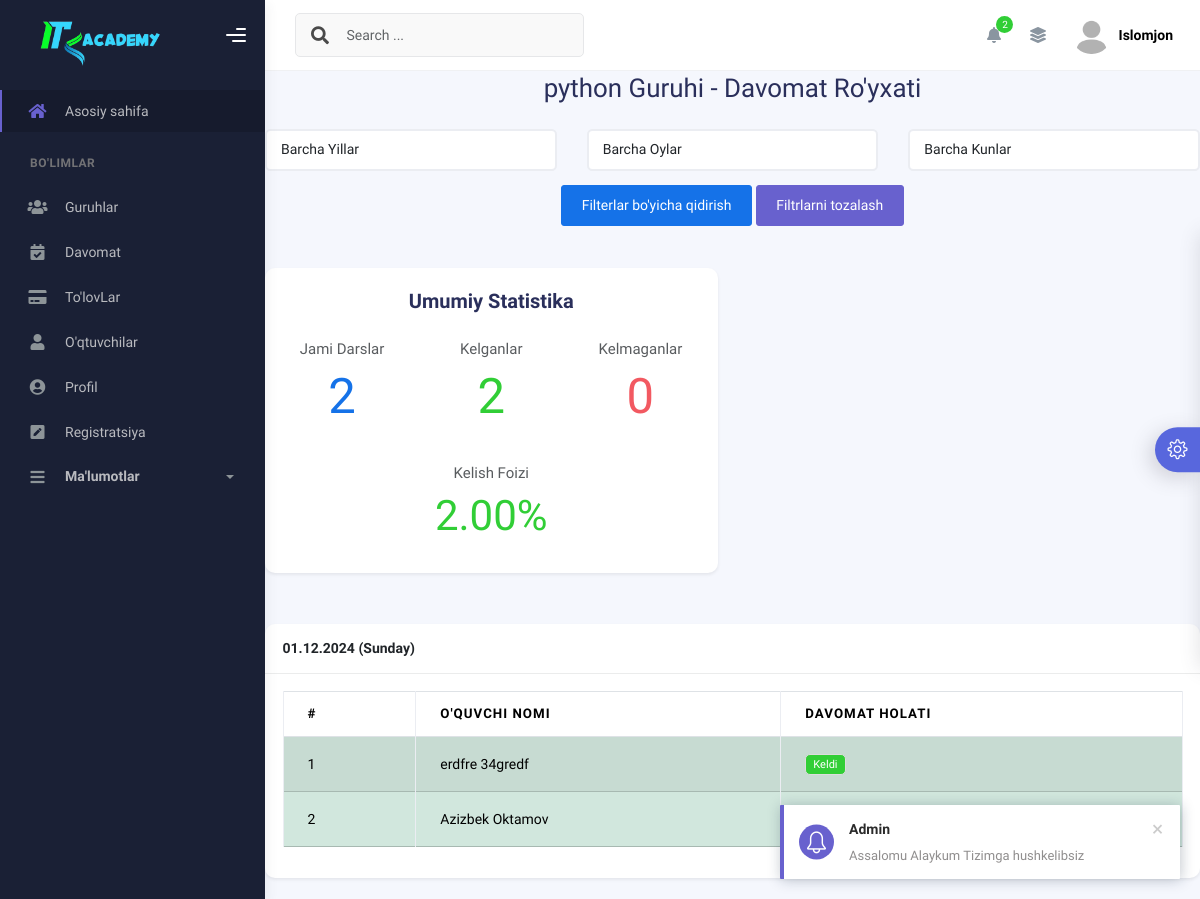
The page /group/3/attendance-list/ (signed in) on the database as committed earlier.
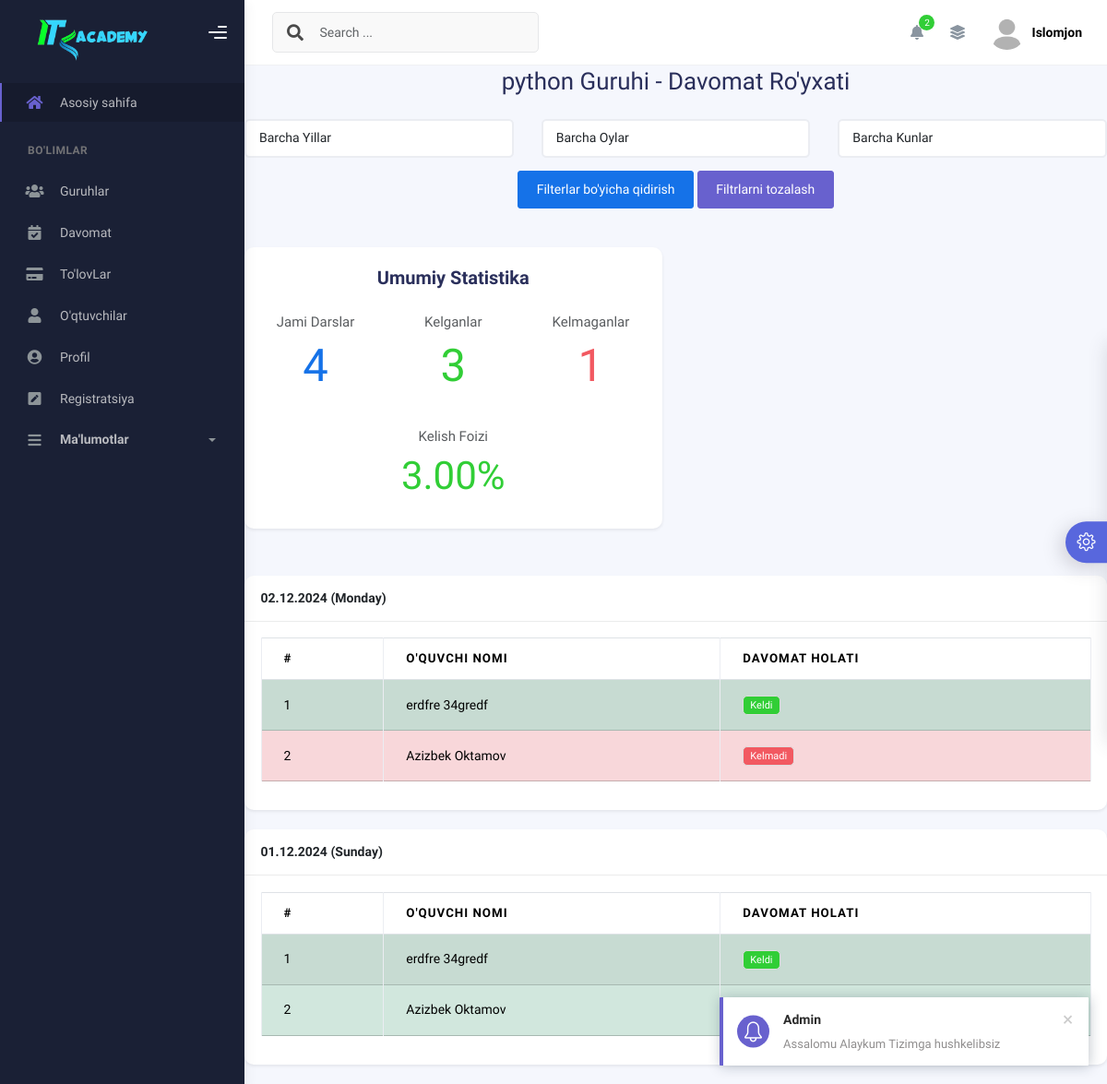
The same page on the database as committed later.
### users/models.py (models this page shows, shortened)
class User(AbstractUser):
    USER_ROLE =(
        ('teacher','teacher'),
        ('admin','admin'),
    )
    image = models.ImageField(upload_to='profile_pics/', blank=True, null=True, default='profile_pics/default.jpg')
    phone_number = models.CharField(max_length=13, blank=True, null=True)
    address = models.CharField(max_length=200, blank=True, null=True)
    jobs = models.CharField(max_length=200, blank=True, null=True)
    user_role = models.CharField(max_length=100,choices=USER_ROLE,default="teacher")

class Group(models.Model):
    name = models.CharField(max_length=100)
    teacher = models.ForeignKey(Teacher, on_delete=models.CASCADE)
    week_days = models.CharField(
        max_length=20,
        choices=WeekDayChoices.choices,
        default=WeekDayChoices.MON_WED_FRI
    )
    monthly_payment = models.IntegerField(default=200000)
    created_at = models.DateTimeField(auto_now_add=True)
    updated_at = models.DateTimeField(auto_now=True)

class Attendance(models.Model):
    group = models.ForeignKey(
        Group,
        on_delete=models.CASCADE,
        related_name='attendances'
    )
    student = models.ForeignKey(
        Student,
        on_delete=models.CASCADE,
        related_name='attendances'
    )
    date = models.DateField(default=timezone.localdate)
    status = models.BooleanField(default=True)
    note = models.TextField(blank=True, null=True)
    created_at = models.DateTimeField(auto_now_add=True)
    updated_at = models.DateTimeField(auto_now=True)
    class Meta:
        unique_together = ['student', 'group', 'date']
        ordering = ['-date']
        verbose_name = 'Attendance'
        verbose_name_plural = 'Attendances'

class Student(models.Model):
    first_name = models.CharField(max_length=100)
    last_name = models.CharField(max_length=100)
    phone = models.CharField(max_length=15,null=True,blank=True)
    phone2 = models.CharField(max_length=15,null=True,blank=True)
    group = models.ForeignKey(Group, on_delete=models.SET_NULL, null=True, blank=True, related_name='students')
    created_at = models.DateTimeField(auto_now_add=True)
    updated_at = models.DateTimeField(auto_now=True)
    @property
    def full_name(self):
        return f"{self.first_name} {self.last_name}"

### users/davomat.py (the view, shortened to what this page needs)
# urls.py: path('group/<int:group_id>/attendance-list/', attendance_list, name='attendance_list'),
@login_required
def attendance_list(request, group_id):
    group = get_object_or_404(Group, id=group_id)
    year = request.GET.get('year')
    month = request.GET.get('month')
    day = request.GET.get('day')  # New filter for day
    start_date = request.GET.get('start_date')
    end_date = request.GET.get('end_date')
    attendances = Attendance.objects.filter(group=group)
    if year:
        try:
            year = int(year)
            attendances = attendances.filter(date__year=year)
        except ValueError:
            pass
    if month:
        try:
            month = int(month)
            attendances = attendances.filter(date__month=month)
        except ValueError:
            pass
    if day:
        try:
            day = int(day)
            attendances = attendances.filter(date__day=day)
        except ValueError:
            pass
    grouped_attendances = {}
    for attendance in attendances.order_by('-date'):
        grouped_attendances.setdefault(attendance.date, []).append(attendance)
    total_attendance_stats = attendances.aggregate(
        total_count=Count('id'),
        present_count=Count('id', filter=Q(status=True)),
        absent_count=Count('id', filter=Q(status=False)),
        present_percentage=ExpressionWrapper(
            Count('id', filter=Q(status=True)) * 100.0 / Count('id'),
            output_field=FloatField()
        )
    )
    available_years = sorted(set(attendances.values_list('date__year', flat=True)))
    available_months = sorted(set(attendances.values_list('date__month', flat=True)))
    available_days = sorted(set(attendances.values_list('date__day', flat=True)))  # Days of attendance
    context = {
        'group': group,
        'grouped_attendances': dict(sorted(grouped_attendances.items(), reverse=True)),
        'attendance_stats': total_attendance_stats,
        'available_years': available_years,
        'available_months': available_months,
        'available_days': available_days,  # Pass available days to template
        'selected_year': year,
        'selected_month': month,
        'selected_day': day,  # Pass the selected day to template
        'start_date': start_date,
        'end_date': end_date,
    }
    return render(request, 'users/attendance_list.html', context)

### users/templates/users/attendance_list.html (shortened to what this page needs)
{% extends 'base.html' %}
{% block content %}
<div class="container">
    <h2 class="text-center mb-4">{{ group.name }} Guruhi - Davomat Ro'yxati</h2>
    <form method="get" class="mb-5">
        <div class="row justify-content-center">
            <div class="col-md-4">
                <select name="year" class="form-control" onchange="this.form.submit()">
                    <option value="">Barcha Yillar</option>
                </select>
            </div>
            <div class="col-md-4">
                <select name="month" class="form-control" onchange="this.form.submit()">
                    <option value="">Barcha Oylar</option>
                </select>
            </div>
            <div class="col-md-4">
                <select name="day" class="form-control" onchange="this.form.submit()">
                    <option value="">Barcha Kunlar</option>
                </select>
            </div>
        </div>
        <div class="row justify-content-center mt-3">
            <div class="col-md-6 text-center">
                <button type="submit" class="btn btn-primary">
                    Filterlar bo'yicha qidirish
                </button>
                <a href="{% url 'attendance_list' group.id %}" class="btn btn-secondary ml-2">
                    Filtrlarni tozalash
                </a>
            </div>
        </div>
    </form>
    <div class="row mb-4">
        <div class="col-md-6">
            <div class="card shadow-sm">
                <div class="card-body">
                    <h5 class="card-title text-center mb-4">Umumiy Statistika</h5>
                    <div class="row">
                        <div class="col-md-4 text-center">
                            <div class="stat-box">
                                <h6 class="text-muted">Jami Darslar</h6>
                                <p class="display-4 text-primary">{{ attendance_stats.total_count }}</p>
                            </div>
                        </div>
                        <div class="col-md-4 text-center">
                            <div class="stat-box">
                                <h6 class="text-muted">Kelganlar</h6>
                                <p class="display-4 text-success">{{ attendance_stats.present_count }}</p>
                            </div>
                        </div>
                        <div class="col-md-4 text-center">
                            <div class="stat-box">
                                <h6 class="text-muted">Kelmaganlar</h6>
                                <p class="display-4 text-danger">{{ attendance_stats.absent_count }}</p>
                            </div>
                        </div>
                    </div>
                    <div class="text-center mt-4">
                        <h6 class="text-muted">Kelish Foizi</h6>
                        {% if attendance_stats.total_count > 0 %}
                            <p class="display-5 text-success">{{ attendance_stats.present_count|floatformat:2 }}%</p>
                        {% else %}
                            <p class="display-5 text-muted">0%</p>
                        {% endif %}
                    </div>
                </div>
            </div>
        </div>
    </div>
    {% if grouped_attendances %}
        {% for date, day_attendances in grouped_attendances.items %}
        <div class="card mb-4 shadow-sm">
            <div class="card-header">
                <strong>{{ date|date:"d.m.Y (l)" }}</strong>
            </div>
            <div class="card-body">
                <table class="table table-striped table-bordered">
                    <thead>
                        <tr>
                            <th>#</th>
                            <th>O'quvchi nomi</th>
                            <th>Davomat holati</th>
                        </tr>
                    </thead>
                    <tbody>
                        {% for attendance in day_attendances %}
                        <tr class="{% if attendance.status %}table-success{% else %}table-danger{% endif %}">
                            <td>{{ forloop.counter }}</td>
                            <td>{{ attendance.student.full_name }}</td>
                            <td>
                                {% if attendance.status %}
                                    <span class="badge bg-success">Keldi</span>
                                {% else %}
                                    <span class="badge bg-danger">Kelmadi</span>
                                {% endif %}
                            </td>
                        </tr>
                        {% endfor %}
                    </tbody>
                </table>
            </div>
        </div>
        {% endfor %}
    {% else %}
    <div class="alert alert-info text-center">
        Ushbu davr uchun davomat yozilmagan.
    </div>
    {% endif %}
</div>
{% endblock %}

### templates/base.html (shortened to what this page needs)
{% load static %}
<!DOCTYPE html>
<html lang="en">
  <head>
    <link rel="stylesheet" href="{% static 'assets/css/register.css' %}">
    <link rel="stylesheet" href="{% static 'assets/css/bootstrap.min.css' %}" />
    <link rel="stylesheet" href="{% static 'assets/css/plugins.min.css' %}" />
    <link rel="stylesheet" href="{% static 'assets/css/kaiadmin.min.css' %}" />
    <link rel="stylesheet" href="{% static 'assets/css/demo.css' %}" />
  </head>
  <body>
    <div class="wrapper">
      <div class="sidebar" data-background-color="dark">
        <div class="sidebar-logo">
          <div class="logo-header" data-background-color="dark">
            <a href="#" class="logo">
              <img
                src="{% static 'assets/img/unco.png' %}"
                alt="navbar brand"
                class="navbar-brand"
                height="150"
              />
            </a>
            <div class="nav-toggle">
              <button class="btn btn-toggle toggle-sidebar">
                <i class="gg-menu-right"></i>
              </button>
            </div>
          </div>
        </div>
        <div class="sidebar-wrapper scrollbar scrollbar-inner">
          <div class="sidebar-content">
            <ul class="nav nav-secondary">
              <li class="nav-item active">
                  <a href="{% url 'dashboard' %}"><i class="fas fa-home"></i> Asosiy sahifa</a>
              </li>
              <li class="nav-section">
                <h4 class="text-section">Bo'limlar</h4>
              </li>
              <li class="nav-item">
                  <a href=" {% url 'group_payment'  %}"><i class="fas fa-users"></i>Guruhlar</a>
              </li>
              <li class="nav-item">
                  <a href="{% url 'attendance_group' %}"><i class="fas fa-calendar-check"></i>  Davomat</a>
              </li>
              <li class="nav-item">
                  <a href="{% url 'group_payments' %}"><i class="fa fa-credit-card"></i>  To'lovLar</a>
              </li>
            <li class="nav-item">
              <a href="{% url 'teacher' %}"><i class="fas fa-user"></i> O'qtuvchilar</a>
          </li>
            <li class="nav-item">
              <a href=""><i class="fas fa-user-circle"></i> Profil</a>
            </li>
            <li class="nav-item">
              <a href="{% url 'register' %}"><i class="fas fa-pen-square"></i> Registratsiya</a>
          </li>
              <li class="nav-item">
                <a data-bs-toggle="collapse" href="#submenu">
                  <i class="fas fa-bars"></i>
                  <p>Ma'lumotlar</p>
                  <span class="caret"></span>
                </a>
              </li>
            </ul>
          </div>
        </div>
      </div>
      <div class="main-panel">
        <div class="main-header">
          <nav
            class="navbar navbar-header navbar-header-transparent navbar-expand-lg border-bottom"
          >
            <div class="container-fluid">
              <nav
                class="navbar navbar-header-left navbar-expand-lg navbar-form nav-search p-0 d-none d-lg-flex"
              >
                <div class="input-group">
                  <div class="input-group-prepend">
                    <button type="submit" class="btn btn-search pe-1">
                      <i class="fa fa-search search-icon"></i>
                    </button>
                  </div>
                  <input
                    type="text"
                    placeholder="Search ..."
                    class="form-control"
                  />
                </div>
              </nav>
              <ul class="navbar-nav topbar-nav ms-md-auto align-items-center">
                <li class="nav-item topbar-icon dropdown hidden-caret">
                  <a
                    class="nav-link dropdown-toggle"
                    href="#"
                    id="notifDropdown"
                    role="button"
                    data-bs-toggle="dropdown"
                    aria-haspopup="true"
                    aria-expanded="false"
                  >
                    <i class="fa fa-bell"></i>
                    <span class="notification">2</span>
                  </a>
                </li>
                <li class="nav-item topbar-icon dropdown hidden-caret">
                  <a
                    class="nav-link"
                    data-bs-toggle="dropdown"
                    href="#"
                    aria-expanded="false"
                  >
                    <i class="fas fa-layer-group"></i>
                  </a>
                </li>
                <li class="nav-item topbar-user dropdown hidden-caret">
                  <a
                    class="dropdown-toggle profile-pic"
                    data-bs-toggle="dropdown"
                    href="#"
                    aria-expanded="false"
                  >
                    <div class="avatar-sm">
                      <img
                        src="{{user.image.url}}"
                        alt="..."
                        class="avatar-img rounded-circle"
                      />
                    </div>
                    <span class="profile-username">
                      <span class="fw-bold">{{user.first_name}}</span>
                    </span>
                  </a>
                </li>
              </ul>
            </div>
          </nav>
        </div>
        {% block content %}
        {% endblock content %}
      </div>
      <div class="custom-template">
        <div class="custom-toggle">
          <i class="icon-settings"></i>
        </div>
      </div>
    </div>
  </body>
</html>

### static/assets/css/register.css (style rules this page uses)
.btn-primary { background-color: #4a90e2; color: white; padding: 14px 20px; border: none; border-radius: 6px; font-size: 16px; font-weight: 600; cursor: pointer; transition: background-color 0.3s ease; }

### static/assets/css/demo.css (style rules this page uses)
.custom-template { position: fixed; top: 50%; transform: translateY(-50%); right: -325px; width: 325px; height: max-content; display: block; z-index: 1; background: #ffffff; transition: all .3s; z-index: 1003; box-shadow: -1px 1px 20px rgba(69, 65, 78, 0.15); border-top-left-radius: 5px; border-bottom-left-radius: 5px; transition: all .5s; }
.custom-template .custom-toggle { position: absolute; width: 45px; height: 45px; background: #5867dd; top: 50%; left: -45px; transform: translateY(-50%); display: flex; align-items: center; justify-content: center; text-align: center; border-top-left-radius: 30px; border-bottom-left-radius: 30px; cursor: pointer; color: #ffffff; box-shadow: -5px 5px 20px rgba(69, 65, 78, 0.21); }
.custom-template .custom-toggle i { font-size: 20px; animation: 1.3s spin linear infinite; }

Rows that differ between the two databases and show on the page:
added Attendance: date "02.12.2024 (Monday)", student.full_name "erdfre 34gredf", status "Keldi"
added Attendance: student.full_name "Azizbek Oktamov", status "Kelmadi", shown under "02.12.2024 (Monday)"
Other text that changed with them:
{{ attendance_stats.total_count }}: "2" → "4"
{{ attendance_stats.present_count }}: "2" → "3"
{{ attendance_stats.absent_count }}: "0" → "1"
{{ attendance_stats.present_count|floatformat:2 }}: "2.00" → "3.00"
